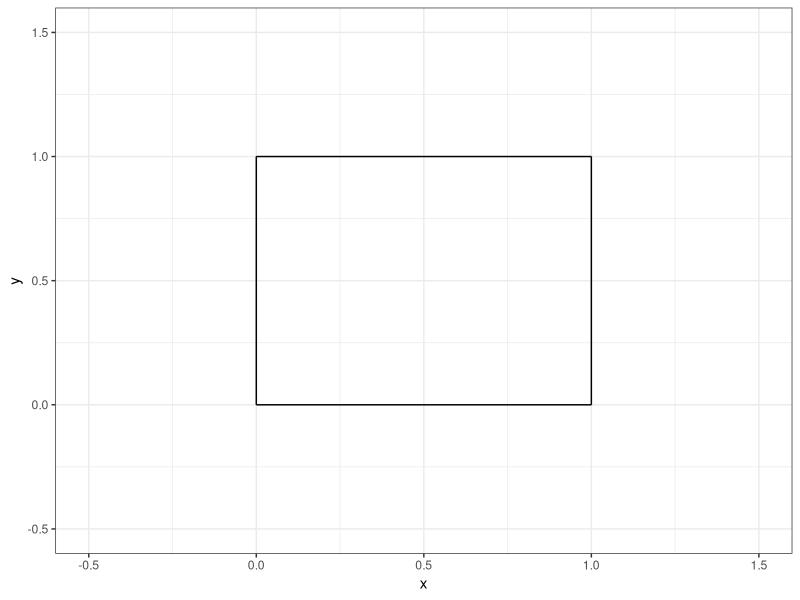
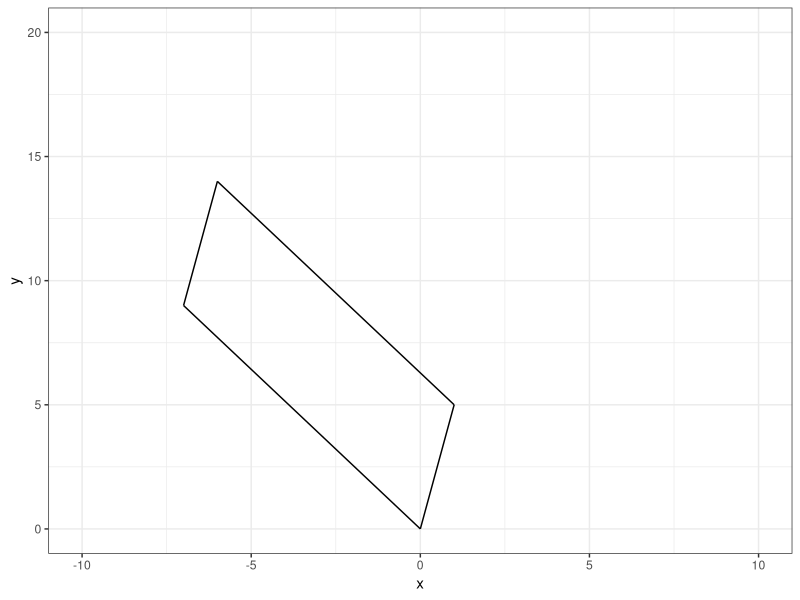
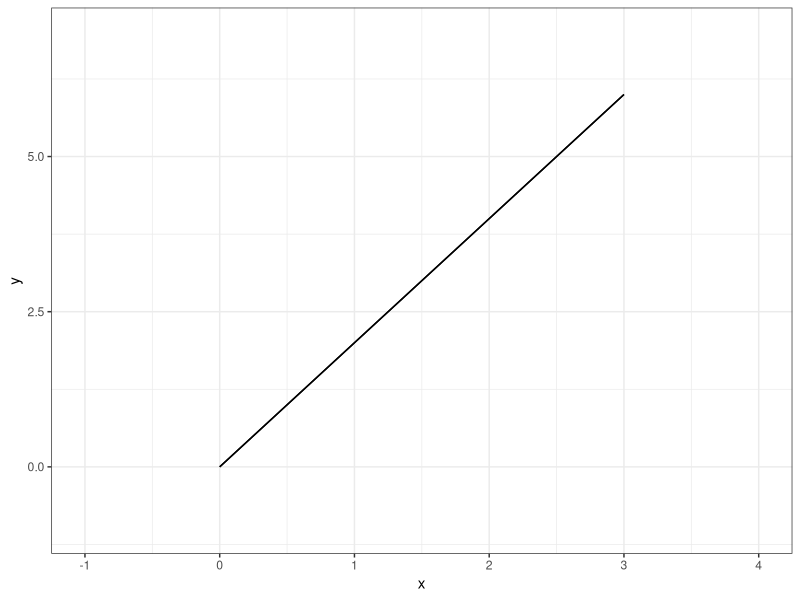
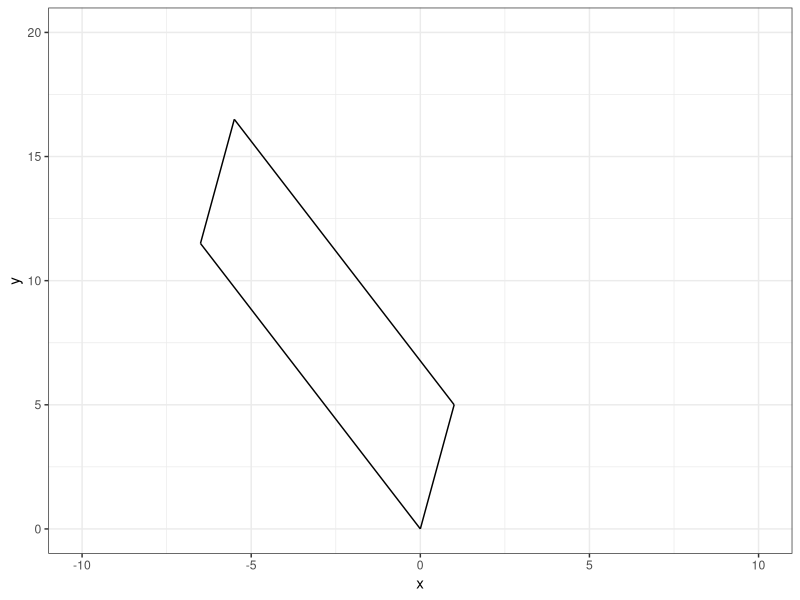
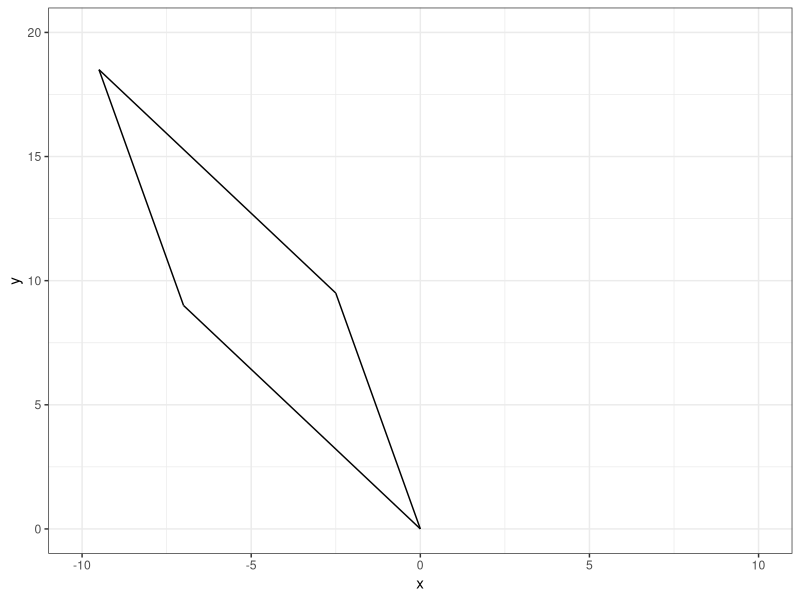

Source code (R) for these figures, in order:
## ---- chunk 1
#| echo: false

default_chunk_hook  <- knitr::knit_hooks$get("chunk")

latex_font_size <- c("Huge", "huge", "LARGE", "Large", 
                     "large", "normalsize", "small", 
                     "footnotesize", "scriptsize", "tiny")

knitr::knit_hooks$set(chunk = function(x, options) {
  x <- default_chunk_hook(x, options)
  if(options$size %in% latex_font_size) {
    paste0("\n \\", options$size, "\n\n", 
      x, 
      "\n\n \\normalsize"
    )
  } else {
    x
  }
})

## ---- chunk 2
#| label: load-packages
#| include: false
library(tidyverse)
## ---- chunk 3
#| label: fig-unitsquare
#| fig-cap: "The unit square."
#| fig-width: 3
#| fig-height: 3
#| scale: "80%"
#| fig-align: "center"
#| size: "scriptsize"
ggplot() +
  geom_segment(aes(x = 0, xend = 0,
                   y=0, yend = 1))+
  geom_segment(aes(x = 0, xend = 1,
                   y=1, yend = 1))+
  geom_segment(aes(x = 1, xend = 1,
                   y=0, yend = 1))+
  geom_segment(aes(x = 0, xend = 1,
                   y=0, yend = 0)) +
  theme_bw() + 
  xlim(-0.5, 1.5)+
  ylim(-0.5, 1.5)+
  labs(x = "x", 
       y = "y")
## ---- chunk 4
#| size: "scriptsize"
#| code-fold: FALSE
 
(A = matrix(data=c(1,-7,5,9), nrow=2, ncol=2, byrow=TRUE))
## ---- chunk 5
#| size: "scriptsize"
#| code-fold: FALSE

(M = diag(2))
(T = A %*% M)
## ---- chunk 6
#| size: "scriptsize"
#| code-fold: FALSE
(basis.vector.1 = T[,1])
(basis.vector.2 = T[,2])
## ---- chunk 7
#| size: "scriptsize"
#| code-fold: FALSE
(p.0 = c(0,0))
(p.1 = basis.vector.1)
(p.2 = basis.vector.1 + basis.vector.2)
(p.3 = basis.vector.2)
## ---- chunk 8
#| label: fig-part-1e
#| fig-cap: "Shape (part 1e)."
#| fig-width: 3
#| fig-height: 3
#| scale: "80%"
#| fig-align: "center"
#| size: "scriptsize"
ggplot() +
  geom_segment(aes(x = p.0[1], xend = p.1[1],
                   y=p.0[2], yend = p.1[2]))+
  geom_segment(aes(x = p.1[1], xend = p.2[1],
                   y=p.1[2], yend = p.2[2]))+
  geom_segment(aes(x = p.2[1], xend = p.3[1],
                   y=p.2[2], yend = p.3[2]))+
  geom_segment(aes(x = p.3[1], xend = p.0[1],
                   y=p.3[2], yend = p.0[2])) +
  theme_bw() + 
  xlim(-10, 10)+
  ylim(0, 20)+
  labs(x = "x", 
       y = "y")
## ---- chunk 9
#| size: "scriptsize"
#| code-fold: FALSE
(det.A = det(A))
## ---- chunk 10
#| size: "scriptsize"
#| code-fold: FALSE
 
(A = matrix(data=c(1,2,2,4), nrow=2, ncol=2, byrow=TRUE))
## ---- chunk 11
#| size: "scriptsize"
#| code-fold: FALSE

(M = diag(2))
(T = A %*% M)
## ---- chunk 12
#| size: "scriptsize"
#| code-fold: FALSE
(basis.vector.1 = T[,1])
(basis.vector.2 = T[,2])
## ---- chunk 13
#| size: "scriptsize"
#| code-fold: FALSE
(p.0 = c(0,0))
(p.1 = basis.vector.1)
(p.2 = basis.vector.1 + basis.vector.2)
(p.3 = basis.vector.2)
## ---- chunk 14
#| label: fig-part-2e
#| fig-cap: "Shape (part 2e)."
#| fig-width: 3
#| fig-height: 3
#| scale: "80%"
#| fig-align: "center"
#| size: "scriptsize"
ggplot() +
  geom_segment(aes(x = p.0[1], xend = p.1[1],
                   y=p.0[2], yend = p.1[2]))+
  geom_segment(aes(x = p.1[1], xend = p.2[1],
                   y=p.1[2], yend = p.2[2]))+
  geom_segment(aes(x = p.2[1], xend = p.3[1],
                   y=p.2[2], yend = p.3[2]))+
  geom_segment(aes(x = p.3[1], xend = p.0[1],
                   y=p.3[2], yend = p.0[2])) +
  theme_bw() + 
  xlim(-1, 4)+
  ylim(-1, 7)+
  labs(x = "x", 
       y = "y")
## ---- chunk 15
#| size: "scriptsize"
#| code-fold: FALSE
(det.A = det(A))
## ---- chunk 16
#| size: "scriptsize"
#| code-fold: FALSE
k = 0.5
(M.v = matrix(data=c(1,k,0,1),nrow=2,ncol=2,byrow=TRUE))
(A = matrix(data=c(1,-7,5,9),nrow=2,ncol=2,byrow=TRUE))
T = A %*% M.v

basis.vector.1 = T[,1]
basis.vector.2 = T[,2]

p.0 = c(0,0)
p.1 = basis.vector.1
p.2 = basis.vector.1 + basis.vector.2
p.3 = basis.vector.2
## ---- chunk 17
#| label: fig-part-3a
#| fig-cap: "Shape (part 3a)."
#| fig-width: 3
#| fig-height: 3
#| scale: "80%"
#| fig-align: "center"
#| size: "scriptsize"
ggplot() +
  geom_segment(aes(x = p.0[1], xend = p.1[1],
                   y=p.0[2], yend = p.1[2]))+
  geom_segment(aes(x = p.1[1], xend = p.2[1],
                   y=p.1[2], yend = p.2[2]))+
  geom_segment(aes(x = p.2[1], xend = p.3[1],
                   y=p.2[2], yend = p.3[2]))+
  geom_segment(aes(x = p.3[1], xend = p.0[1],
                   y=p.3[2], yend = p.0[2])) +
  theme_bw() + 
  xlim(-10, 10)+
  ylim(0, 20)+
  labs(x = "x", 
       y = "y")
## ---- chunk 18
#| size: "scriptsize"
#| code-fold: FALSE
(det.A = det(A))
## ---- chunk 19
#| size: "scriptsize"
#| code-fold: FALSE
k = 0.5
(M.v = matrix(data=c(1,0,k,1),nrow=2,ncol=2,byrow=TRUE))
(A = matrix(data=c(1,-7,5,9),nrow=2,ncol=2,byrow=TRUE))
T = A %*% M.v

basis.vector.1 = T[,1]
basis.vector.2 = T[,2]

p.0 = c(0,0)
p.1 = basis.vector.1
p.2 = basis.vector.1 + basis.vector.2
p.3 = basis.vector.2
## ---- chunk 20
#| label: fig-part-3b
#| fig-cap: "Shape (part 3b)."
#| fig-width: 3
#| fig-height: 3
#| scale: "80%"
#| fig-align: "center"
#| size: "scriptsize"
ggplot() +
  geom_segment(aes(x = p.0[1], xend = p.1[1],
                   y=p.0[2], yend = p.1[2]))+
  geom_segment(aes(x = p.1[1], xend = p.2[1],
                   y=p.1[2], yend = p.2[2]))+
  geom_segment(aes(x = p.2[1], xend = p.3[1],
                   y=p.2[2], yend = p.3[2]))+
  geom_segment(aes(x = p.3[1], xend = p.0[1],
                   y=p.3[2], yend = p.0[2])) +
  theme_bw() + 
  xlim(-10, 10)+
  ylim(0, 20)+
  labs(x = "x", 
       y = "y")
## ---- chunk 21
#| size: "scriptsize"
#| code-fold: FALSE
(det.A = det(A))
